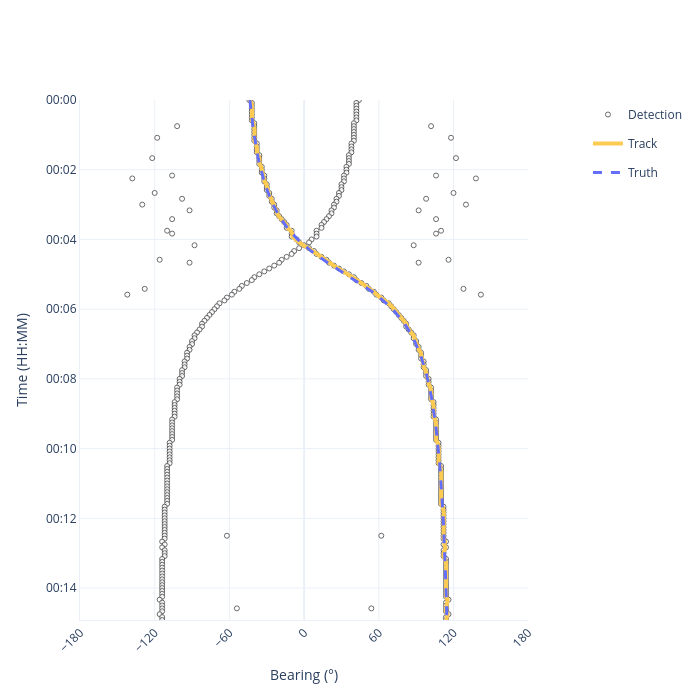

Notebook code for this chart:
### Code cell
import numpy as np
from stonesoup.dataassociator.probability import PDA
from stonesoup.deleter.time import UpdateTimeStepsDeleter
from stonesoup.functions import mod_bearing
from stonesoup.hypothesiser.probability import PDAHypothesiser
from stonesoup.initiator.simple import SinglePointInitiator
from stonesoup.models.measurement.linear import LinearGaussian
from stonesoup.models.transition.linear import ConstantVelocity
from stonesoup.predictor.kalman import KalmanPredictor
from stonesoup.tracker.simple import SingleTargetMixtureTracker
from stonesoup.types.state import GaussianState
from stonesoup.types.track import Track
from stonesoup.updater.kalman import KalmanUpdater

from nereus.plotter import plot_btr

predictor = KalmanPredictor(ConstantVelocity(0.000001))

measurement_model = LinearGaussian(
    ndim_state=2,
    mapping=[0],
    noise_covar=np.array([[np.deg2rad(1) ** 2]]),
)

updater = KalmanUpdater(measurement_model=measurement_model)

hypothesiser = PDAHypothesiser(
    predictor=predictor,
    updater=updater,
    clutter_spatial_density=5 / np.pi,
    prob_detect=0.95,
)
data_associator = PDA(hypothesiser=hypothesiser)

initial_bearing = float(relative_bearing_truth[0].state_vector[0])

prior_state = GaussianState(
    np.array([initial_bearing, 0.0]),
    np.diag([np.deg2rad(5) ** 2, np.deg2rad(0.5) ** 2]),
    timestamp=start_time,
)

initiator = SinglePointInitiator(
    prior_state=prior_state,
    measurement_model=measurement_model,
    updater=updater,
)

deleter = UpdateTimeStepsDeleter(time_steps_since_update=99999)

kf = SingleTargetMixtureTracker(
    initiator=initiator,
    deleter=deleter,
    detector=all_detections,
    data_associator=data_associator,
    updater=updater,
)

seed_track = Track(states=[prior_state])
kf._track = seed_track

tracks = set()

for _, current_tracks in kf:
    for track in current_tracks:
        track[-1].state_vector[0, 0] = mod_bearing(float(track[-1].state_vector[0, 0]))
    tracks |= current_tracks

plot_btr(
    timesteps=timesteps,
    steering_azimuths=np.rad2deg(steering_azimuths_rad),
    truths=relative_bearing_truths,
    detections=detections_for_plotter,
    tracks=tracks,
    figsize=(700, 700),
).show()

### Figure 1 — Plotly figure (JSON) as saved in the notebook; plotly's stock layout.template omitted (floating-point values rounded to 4 significant figures; data arrays with more than 128 entries replaced by an {"elided": "..."} marker saying what was removed)
{"data": [{"legendgroup": "detections", "marker": {"color": "white", "line": {"width": 1}, "opacity": 0.8, "size": 5}, "mode": "markers", "name": "Detection", "type": "scatter", "x": {"elided": "397 float values"}, "y": {"elided": "397 str values"}}, {"connectgaps": false, "legendgroup": "tracks", "line": {"color": "#FECB52", "width": 4}, "mode": "lines", "name": "Track", "type": "scatter", "x": {"elided": "181 float values"}, "y": {"elided": "181 str values"}}, {"connectgaps": false, "legendgroup": "truths", "line": {"color": "#636EFA", "dash": "dash", "width": 3}, "mode": "lines", "name": "Truth", "type": "scatter", "x": {"elided": "180 float values"}, "y": {"elided": "180 str values"}}], "layout": {"height": 700, "paper_bgcolor": "white", "plot_bgcolor": "white", "showlegend": true, "width": 700, "xaxis": {"domain": [0, 0.9], "dtick": 60, "range": [-180, 180], "showline": true, "tick0": -180, "tickangle": -45, "tickmode": "linear", "title": {"text": "Bearing (°)"}}, "yaxis": {"autorange": false, "range": ["2026-03-02T00:14:55", "2026-03-02T00:00:00"], "showline": true, "tickformat": "%H:%M", "title": {"text": "Time (HH:MM)"}}}}
